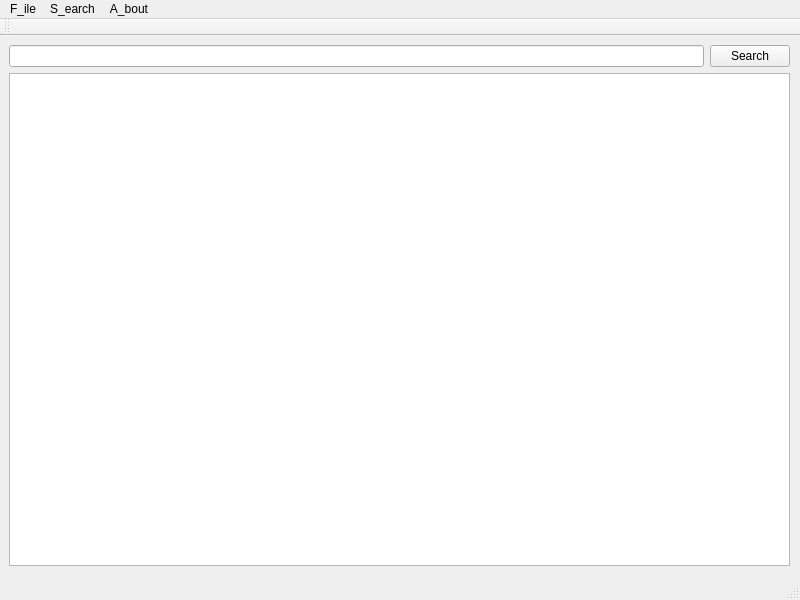
<?xml version="1.0" encoding="UTF-8"?>
<ui version="4.0">
 <class>MainWindow</class>
 <widget class="QMainWindow" name="MainWindow">
  <property name="geometry">
   <rect>
    <x>0</x>
    <y>0</y>
    <width>800</width>
    <height>600</height>
   </rect>
  </property>
  <property name="windowTitle">
   <string>Summeriser</string>
  </property>
  <widget class="QWidget" name="centralwidget">
   <widget class="QWidget" name="verticalLayoutWidget">
    <property name="geometry">
     <rect>
      <x>9</x>
      <y>9</y>
      <width>781</width>
      <height>521</height>
     </rect>
    </property>
    <layout class="QVBoxLayout" name="verticalLayout_2">
     <item>
      <layout class="QHBoxLayout" name="horizontalLayout">
       <item>
        <widget class="QLineEdit" name="searchEdit"/>
       </item>
       <item>
        <widget class="QPushButton" name="pushButton">
         <property name="text">
          <string>Search</string>
         </property>
        </widget>
       </item>
      </layout>
     </item>
     <item>
      <widget class="QTableView" name="tableView"/>
     </item>
    </layout>
   </widget>
  </widget>
  <widget class="QMenuBar" name="menubar">
   <property name="geometry">
    <rect>
     <x>0</x>
     <y>0</y>
     <width>800</width>
     <height>25</height>
    </rect>
   </property>
   <widget class="QMenu" name="menuFile">
    <property name="title">
     <string>F_ile</string>
    </property>
    <addaction name="actionAdd_files"/>
    <addaction name="separator"/>
    <addaction name="actionExit"/>
   </widget>
   <widget class="QMenu" name="menuAbout">
    <property name="title">
     <string>A_bout</string>
    </property>
    <addaction name="actionAbout"/>
   </widget>
   <widget class="QMenu" name="menuSearch">
    <property name="title">
     <string>S_earch</string>
    </property>
    <addaction name="actionSearch"/>
   </widget>
   <addaction name="menuFile"/>
   <addaction name="menuSearch"/>
   <addaction name="menuAbout"/>
  </widget>
  <widget class="QStatusBar" name="statusbar"/>
  <widget class="QToolBar" name="toolBar">
   <property name="windowTitle">
    <string>toolBar</string>
   </property>
   <attribute name="toolBarArea">
    <enum>TopToolBarArea</enum>
   </attribute>
   <attribute name="toolBarBreak">
    <bool>false</bool>
   </attribute>
  </widget>
  <action name="actionAbout">
   <property name="text">
    <string>About</string>
   </property>
   <property name="shortcut">
    <string>Ctrl+A</string>
   </property>
  </action>
  <action name="actionAdd_files">
   <property name="text">
    <string>Add files</string>
   </property>
   <property name="shortcut">
    <string>Ctrl+N</string>
   </property>
  </action>
  <action name="actionExit">
   <property name="text">
    <string>Exit</string>
   </property>
   <property name="shortcut">
    <string>Ctrl+Q</string>
   </property>
  </action>
  <action name="actionSearch">
   <property name="text">
    <string>Search</string>
   </property>
   <property name="shortcut">
    <string>Ctrl+S</string>
   </property>
  </action>
 </widget>
 <tabstops>
  <tabstop>searchEdit</tabstop>
  <tabstop>tableView</tabstop>
 </tabstops>
 <resources/>
 <connections>
  <connection>
   <sender>pushButton</sender>
   <signal>clicked()</signal>
   <receiver>MainWindow</receiver>
   <slot>search()</slot>
   <hints>
    <hint type="sourcelabel">
     <x>740</x>
     <y>62</y>
    </hint>
    <hint type="destinationlabel">
     <x>795</x>
     <y>88</y>
    </hint>
   </hints>
  </connection>
  <connection>
   <sender>actionExit</sender>
   <signal>triggered()</signal>
   <receiver>MainWindow</receiver>
   <slot>close()</slot>
   <hints>
    <hint type="sourcelabel">
     <x>-1</x>
     <y>-1</y>
    </hint>
    <hint type="destinationlabel">
     <x>399</x>
     <y>299</y>
    </hint>
   </hints>
  </connection>
  <connection>
   <sender>actionSearch</sender>
   <signal>triggered()</signal>
   <receiver>searchEdit</receiver>
   <slot>setFocus()</slot>
   <hints>
    <hint type="sourcelabel">
     <x>-1</x>
     <y>-1</y>
    </hint>
    <hint type="destinationlabel">
     <x>353</x>
     <y>62</y>
    </hint>
   </hints>
  </connection>
  <connection>
   <sender>actionAbout</sender>
   <signal>triggered()</signal>
   <receiver>MainWindow</receiver>
   <slot>about()</slot>
   <hints>
    <hint type="sourcelabel">
     <x>-1</x>
     <y>-1</y>
    </hint>
    <hint type="destinationlabel">
     <x>399</x>
     <y>299</y>
    </hint>
   </hints>
  </connection>
  <connection>
   <sender>searchEdit</sender>
   <signal>returnPressed()</signal>
   <receiver>MainWindow</receiver>
   <slot>search()</slot>
   <hints>
    <hint type="sourcelabel">
     <x>452</x>
     <y>61</y>
    </hint>
    <hint type="destinationlabel">
     <x>558</x>
     <y>39</y>
    </hint>
   </hints>
  </connection>
  <connection>
   <sender>actionAdd_files</sender>
   <signal>triggered()</signal>
   <receiver>MainWindow</receiver>
   <slot>add_files()</slot>
   <hints>
    <hint type="sourcelabel">
     <x>-1</x>
     <y>-1</y>
    </hint>
    <hint type="destinationlabel">
     <x>399</x>
     <y>299</y>
    </hint>
   </hints>
  </connection>
 </connections>
 <slots>
  <slot>search()</slot>
  <slot>about()</slot>
  <slot>add_files()</slot>
 </slots>
</ui>
